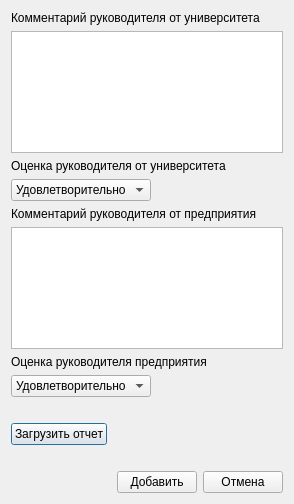
<?xml version="1.0" encoding="UTF-8"?>
<ui version="4.0">
 <class>ReportWindow</class>
 <widget class="QDialog" name="ReportWindow">
  <property name="geometry">
   <rect>
    <x>0</x>
    <y>0</y>
    <width>294</width>
    <height>504</height>
   </rect>
  </property>
  <property name="windowTitle">
   <string>Dialog</string>
  </property>
  <layout class="QVBoxLayout" name="verticalLayout_7">
   <item>
    <layout class="QVBoxLayout" name="verticalLayout_6">
     <item>
      <layout class="QVBoxLayout" name="verticalLayout_3">
       <item>
        <widget class="QLabel" name="label_4">
         <property name="text">
          <string>Комментарий руководителя от университета</string>
         </property>
        </widget>
       </item>
       <item>
        <widget class="QPlainTextEdit" name="plainTextEditHeadUniversity"/>
       </item>
      </layout>
     </item>
     <item>
      <layout class="QVBoxLayout" name="verticalLayout_2">
       <item>
        <widget class="QLabel" name="label">
         <property name="text">
          <string>Оценка руководителя от университета</string>
         </property>
        </widget>
       </item>
       <item>
        <widget class="QComboBox" name="comboBoxHeadUniversity">
         <property name="maximumSize">
          <size>
           <width>140</width>
           <height>16777215</height>
          </size>
         </property>
         <item>
          <property name="text">
           <string>Удовлетворительно</string>
          </property>
         </item>
         <item>
          <property name="text">
           <string>Хорошо</string>
          </property>
         </item>
         <item>
          <property name="text">
           <string>Отлично</string>
          </property>
         </item>
        </widget>
       </item>
      </layout>
     </item>
    </layout>
   </item>
   <item>
    <layout class="QVBoxLayout" name="verticalLayout_5">
     <item>
      <layout class="QVBoxLayout" name="verticalLayout">
       <item>
        <layout class="QVBoxLayout" name="verticalLayout_4">
         <item>
          <widget class="QLabel" name="label_3">
           <property name="text">
            <string>Комментарий руководителя от предприятия</string>
           </property>
          </widget>
         </item>
         <item>
          <widget class="QPlainTextEdit" name="plainTextEditHEadEmployer"/>
         </item>
        </layout>
       </item>
       <item>
        <widget class="QLabel" name="label_2">
         <property name="text">
          <string>Оценка руководителя предприятия</string>
         </property>
        </widget>
       </item>
       <item>
        <widget class="QComboBox" name="comboBoxHEadEmployer">
         <property name="maximumSize">
          <size>
           <width>140</width>
           <height>16777215</height>
          </size>
         </property>
         <item>
          <property name="text">
           <string>Удовлетворительно</string>
          </property>
         </item>
         <item>
          <property name="text">
           <string>Хорошо</string>
          </property>
         </item>
         <item>
          <property name="text">
           <string>Отлично</string>
          </property>
         </item>
        </widget>
       </item>
      </layout>
     </item>
    </layout>
   </item>
   <item>
    <spacer name="verticalSpacer">
     <property name="orientation">
      <enum>Qt::Vertical</enum>
     </property>
     <property name="sizeType">
      <enum>QSizePolicy::Fixed</enum>
     </property>
     <property name="sizeHint" stdset="0">
      <size>
       <width>20</width>
       <height>20</height>
      </size>
     </property>
    </spacer>
   </item>
   <item>
    <layout class="QHBoxLayout" name="horizontalLayout_2">
     <item>
      <widget class="QPushButton" name="pushButtonReport">
       <property name="text">
        <string>Загрузить отчет</string>
       </property>
      </widget>
     </item>
     <item>
      <spacer name="horizontalSpacer_2">
       <property name="orientation">
        <enum>Qt::Horizontal</enum>
       </property>
       <property name="sizeHint" stdset="0">
        <size>
         <width>40</width>
         <height>20</height>
        </size>
       </property>
      </spacer>
     </item>
    </layout>
   </item>
   <item>
    <spacer name="verticalSpacer_2">
     <property name="orientation">
      <enum>Qt::Vertical</enum>
     </property>
     <property name="sizeType">
      <enum>QSizePolicy::Fixed</enum>
     </property>
     <property name="sizeHint" stdset="0">
      <size>
       <width>20</width>
       <height>20</height>
      </size>
     </property>
    </spacer>
   </item>
   <item>
    <layout class="QHBoxLayout" name="horizontalLayout">
     <item>
      <spacer name="horizontalSpacer">
       <property name="orientation">
        <enum>Qt::Horizontal</enum>
       </property>
       <property name="sizeHint" stdset="0">
        <size>
         <width>40</width>
         <height>20</height>
        </size>
       </property>
      </spacer>
     </item>
     <item>
      <widget class="QPushButton" name="pushButtonAction">
       <property name="text">
        <string>Добавить</string>
       </property>
      </widget>
     </item>
     <item>
      <widget class="QPushButton" name="pushButtonOk">
       <property name="text">
        <string>Отмена</string>
       </property>
      </widget>
     </item>
    </layout>
   </item>
  </layout>
 </widget>
 <resources/>
 <connections/>
</ui>
